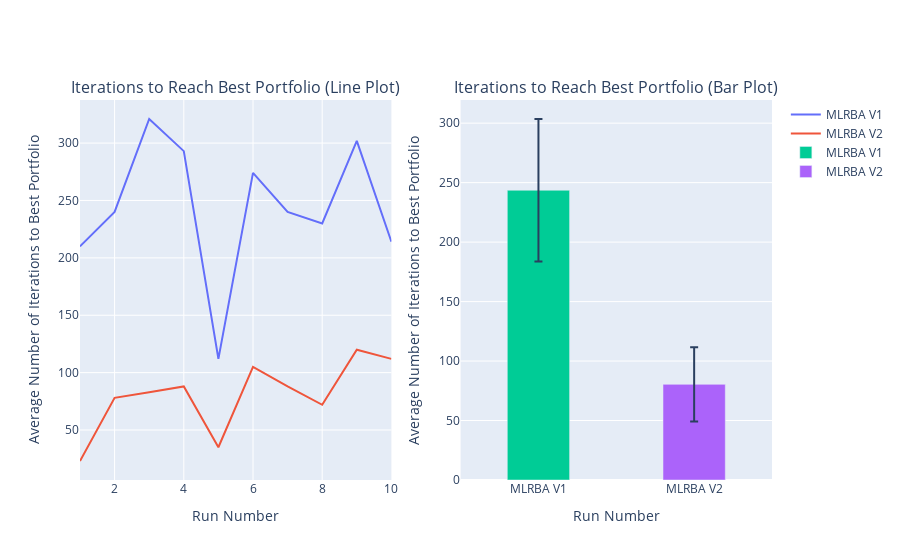

The notebook cell saved with this chart:
### Code cell
import plotly.graph_objects as go
from plotly.subplots import make_subplots

fig = make_subplots(
    rows=1, cols=2,
    subplot_titles=[
        "Iterations to Reach Best Portfolio (Line Plot)",
        "Iterations to Reach Best Portfolio (Bar Plot)"
    ],)

fig.add_trace(
    go.Scatter(x=list(range(1, num_runs + 1)), y=best_iterations_v1, mode='lines', name='MLRBA V1'),
    row=1, col=1
)
fig.add_trace(
    go.Scatter(x=list(range(1, num_runs + 1)), y=best_iterations_v2, mode='lines', name='MLRBA V2'),
    row=1, col=1
)
fig.update_xaxes(title_text='Run Number', row=1, col=1)
fig.update_yaxes(title_text='Average Number of Iterations to Best Portfolio', row=1, col=1)

fig.add_trace(
    go.Bar(x=['MLRBA V1'], y=[average_iteration_v1], name='MLRBA V1', width=0.4,
           error_y=dict(type='data', array=[std_dev_v1], visible=True)),
    row=1, col=2
)
fig.add_trace(
    go.Bar(x=['MLRBA V2'], y=[average_iteration_v2], name='MLRBA V2', width=0.4,
           error_y=dict(type='data', array=[std_dev_v2], visible=True)),
    row=1, col=2
)
fig.update_xaxes(title_text='Run Number', row=1, col=2)
fig.update_yaxes(title_text='Average Number of Iterations to Best Portfolio', row=1, col=2)

fig.show()

### Figure 1 — Plotly figure (JSON) as saved in the notebook; plotly's stock layout.template omitted (floating-point values rounded to 4 significant figures)
{"data": [{"mode": "lines", "name": "MLRBA V1", "type": "scatter", "x": [1, 2, 3, 4, 5, 6, 7, 8, 9, 10], "xaxis": "x", "y": [210, 240, 321, 293, 112, 274, 240, 230, 302, 214], "yaxis": "y"}, {"mode": "lines", "name": "MLRBA V2", "type": "scatter", "x": [1, 2, 3, 4, 5, 6, 7, 8, 9, 10], "xaxis": "x", "y": [23, 78, 83, 88, 35, 105, 88, 72, 120, 112], "yaxis": "y"}, {"error_y": {"array": [59.91], "type": "data", "visible": true}, "name": "MLRBA V1", "type": "bar", "width": 0.4, "x": ["MLRBA V1"], "xaxis": "x2", "y": [243.6], "yaxis": "y2"}, {"error_y": {"array": [31.14], "type": "data", "visible": true}, "name": "MLRBA V2", "type": "bar", "width": 0.4, "x": ["MLRBA V2"], "xaxis": "x2", "y": [80.4], "yaxis": "y2"}], "layout": {"annotations": [{"font": {"size": 16}, "showarrow": false, "text": "Iterations to Reach Best Portfolio (Line Plot)", "x": 0.225, "xanchor": "center", "xref": "paper", "y": 1, "yanchor": "bottom", "yref": "paper"}, {"font": {"size": 16}, "showarrow": false, "text": "Iterations to Reach Best Portfolio (Bar Plot)", "x": 0.775, "xanchor": "center", "xref": "paper", "y": 1, "yanchor": "bottom", "yref": "paper"}], "xaxis": {"anchor": "y", "domain": [0, 0.45], "title": {"text": "Run Number"}}, "xaxis2": {"anchor": "y2", "domain": [0.55, 1], "title": {"text": "Run Number"}}, "yaxis": {"anchor": "x", "domain": [0, 1], "title": {"text": "Average Number of Iterations to Best Portfolio"}}, "yaxis2": {"anchor": "x2", "domain": [0, 1], "title": {"text": "Average Number of Iterations to Best Portfolio"}}}}
